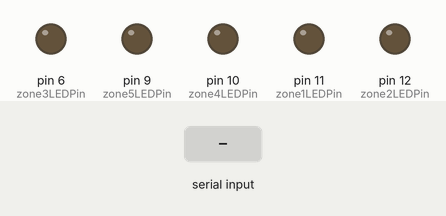
Simulated run of this sketch. Board: Arduino Uno, built with avr-gcc and run on an emulated ATmega328P. Parts: output pins drawn as LEDs (lit = HIGH). The inputs (shaded band) are chosen by the test bench.

Above: at 1.2 s.
1.3 s: "K" received over Serial
At 2.0 s:
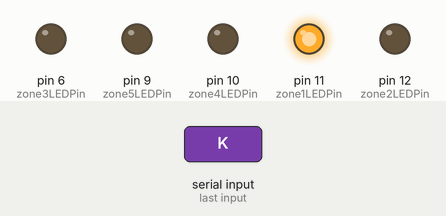
2.8 s: "L" received over Serial
At 3.2 s:
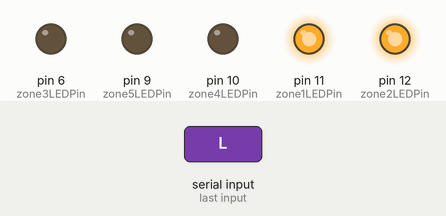
4.3 s: "k" received over Serial
At 5.5 s:
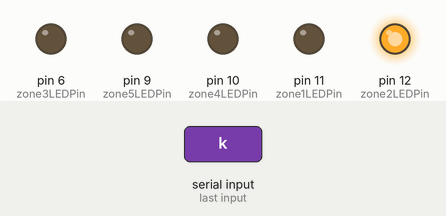
5.8 s: "M" received over Serial
At 6.6 s:
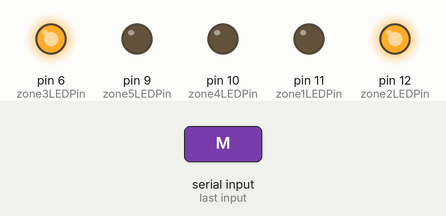
7.3 s: "l" received over Serial
At 7.8 s:
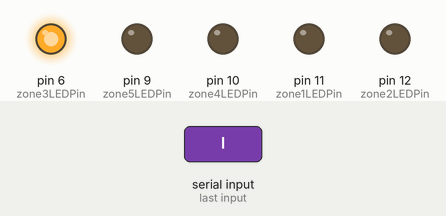
8.8 s: "N" received over Serial
At 10.1 s:
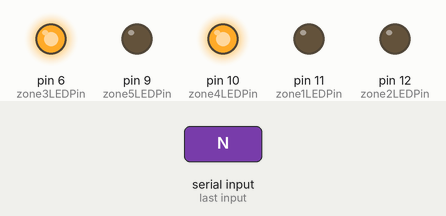
Timing chart, 0 to 11.3 s (numbered marks = the images above; inputs shaded):
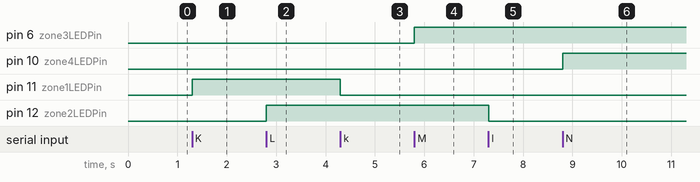

Measured:
- after the input at 1.3 s, pin 11 (zone1LEDPin): LOW → HIGH at once
- after the input at 2.8 s, pin 12 (zone2LEDPin): LOW → HIGH at once
- after the input at 4.3 s, pin 11 (zone1LEDPin): HIGH → LOW at once
- after the input at 5.8 s, pin 6 (zone3LEDPin): LOW → HIGH at once
- after the input at 7.3 s, pin 12 (zone2LEDPin): HIGH → LOW at once
- after the input at 8.8 s, pin 10 (zone4LEDPin): LOW → HIGH at once

The sketch:

sketch_oct06a.pde
```cpp
int message = 0;     //  This will hold one byte of the serial message

int zone1LEDPin = 11;   //  What pin is the green LED connected to?
int zone2LEDPin = 12;   //  What pin is the green LED connected to?
int zone3LEDPin = 6;   //  What pin is the red LED connected to?
int zone4LEDPin = 10;   //  What pin is the red LED connected to?
int zone5LEDPin = 9;   //  What pin is the red LED connected to?

//int zoneLed[5];
//int zoneLedPins[5];

int zone1LED = 0;          //  The value/brightness of the LED, can be 0-255
int zone2LED = 0;          //  The value/brightness of the LED, can be 0-255
int zone3LED = 0;          //  The value/brightness of the LED, can be 0-255
int zone4LED = 0;          //  The value/brightness of the LED, can be 0-255
int zone5LED = 0;          //  The value/brightness of the LED, can be 0-255

char inData[20]; // Allocate some space for the string
char inChar=-1; // Where to store the character read
byte index = 0; // Index into array; where to store the character

void setup() {
  Serial.begin(9600);  //set serial to 9600 baud rate
}

void loop(){
     message = Serial.read();

  /*
     if (Comp("K") == 0) {
       zone1LED = 255;
     }
    */
     if (message == 'K'){
       zone1LED = 255;
     }
     if (message == 'k'){
       zone1LED = 0;
     }
     if (message == 'L'){
       zone2LED = 255;
     }
     if (message == 'l'){
       zone2LED = 0;
     }
     if (message == 'M'){
       zone3LED = 255;
     }
     if (message == 'm'){
       zone3LED = 0;
     }
     if (message == 'N'){
       zone4LED = 255;
     }
     if (message == 'n'){
       zone4LED = 0;
     }
     if (message == 'O'){
       zone5LED = 255;
     }
     if (message == 'o'){
       zone5LED = 0;
     }

  analogWrite(zone1LEDPin, zone1LED);  //  Write an analog value between 0-255
  analogWrite(zone2LEDPin, zone2LED);  //  Write an analog value between 0-255
  analogWrite(zone3LEDPin, zone3LED);  //  Write an analog value between 0-255
  analogWrite(zone4LEDPin, zone4LED);  //  Write an analog value between 0-255
  analogWrite(zone5LEDPin, zone5LED);  //  Write an analog value between 0-255
}

char Comp(char* This){
 while(Serial.available() > 0) // Don't read unless
   // there you know there is data
 {
   if(index < 19) // One less than the size of the array
   {
     inChar = Serial.read(); // Read a character
     inData[index] = inChar; // Store it
     index++; // Increment where to write next
     inData[index] = '\0'; // Null terminate the string
   }
 }

 if(strcmp(inData,This)  == 0){
   for(int i=0;i<19;i++){
     inData[i]=0;
   }
   index=0;
   return(0);
 }
 else{
   return(1);
 }
}
```
